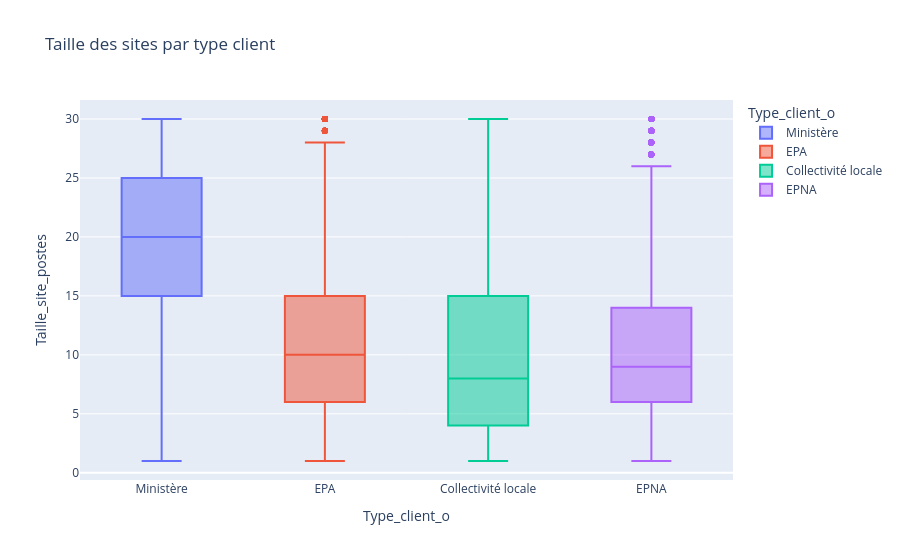

The cell this chart's notebook holds for it:
### Code cell
fig = px.box(
    df,
    x="Type_client_o",
    y="Taille_site_postes",
    color="Type_client_o",
    title="Taille des sites par type client"
)

fig.show()

### Figure 1 — Plotly figure (JSON) as saved in the notebook; plotly's stock layout.template omitted (floating-point values rounded to 4 significant figures; data arrays with more than 128 entries replaced by an {"elided": "..."} marker saying what was removed)
{"data": [{"alignmentgroup": "True", "hovertemplate": "Type_client_o=%{x}<br>Taille_site_postes=%{y}<extra></extra>", "legendgroup": "Ministère", "marker": {"color": "#636efa"}, "name": "Ministère", "notched": false, "offsetgroup": "Ministère", "orientation": "v", "showlegend": true, "type": "box", "x": {"elided": "3664 str values"}, "x0": " ", "xaxis": "x", "y": {"elided": "3664 int values"}, "y0": " ", "yaxis": "y"}, {"alignmentgroup": "True", "hovertemplate": "Type_client_o=%{x}<br>Taille_site_postes=%{y}<extra></extra>", "legendgroup": "EPA", "marker": {"color": "#EF553B"}, "name": "EPA", "notched": false, "offsetgroup": "EPA", "orientation": "v", "showlegend": true, "type": "box", "x": {"elided": "3661 str values"}, "x0": " ", "xaxis": "x", "y": {"elided": "3661 int values"}, "y0": " ", "yaxis": "y"}, {"alignmentgroup": "True", "hovertemplate": "Type_client_o=%{x}<br>Taille_site_postes=%{y}<extra></extra>", "legendgroup": "Collectivité locale", "marker": {"color": "#00cc96"}, "name": "Collectivité locale", "notched": false, "offsetgroup": "Collectivité locale", "orientation": "v", "showlegend": true, "type": "box", "x": {"elided": "3715 str values"}, "x0": " ", "xaxis": "x", "y": {"elided": "3715 int values"}, "y0": " ", "yaxis": "y"}, {"alignmentgroup": "True", "hovertemplate": "Type_client_o=%{x}<br>Taille_site_postes=%{y}<extra></extra>", "legendgroup": "EPNA", "marker": {"color": "#ab63fa"}, "name": "EPNA", "notched": false, "offsetgroup": "EPNA", "orientation": "v", "showlegend": true, "type": "box", "x": {"elided": "3768 str values"}, "x0": " ", "xaxis": "x", "y": {"elided": "3768 int values"}, "y0": " ", "yaxis": "y"}], "layout": {"boxmode": "overlay", "legend": {"title": {"text": "Type_client_o"}, "tracegroupgap": 0}, "title": {"text": "Taille des sites par type client"}, "xaxis": {"anchor": "y", "categoryarray": ["Ministère", "EPA", "Collectivité locale", "EPNA"], "categoryorder": "array", "domain": [0, 1], "title": {"text": "Type_client_o"}}, "yaxis": {"anchor": "x", "domain": [0, 1], "title": {"text": "Taille_site_postes"}}}}
